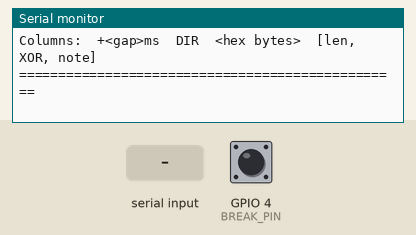
Recording of a sketch running on a simulated ESP32. Shown: the last lines printed to the serial monitor. Inputs (shaded band) come from the test bench; at power-on: GPIO 4 (BREAK_PIN) HIGH.

Above: at 1.4 s.
1.5 s: "1" received over the second serial link
At 2.5 s:
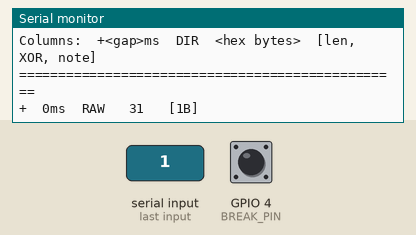
3.0 s: "0" received over the second serial link
At 3.6 s:
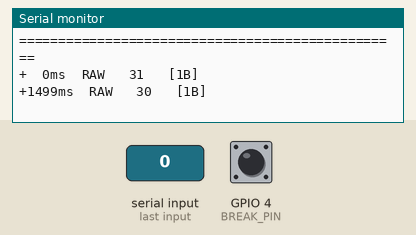
4.5 s: GPIO 4 (BREAK_PIN) pulsed LOW 2 times (0.12 s each, 0.3 s apart)
At 5.2 s:
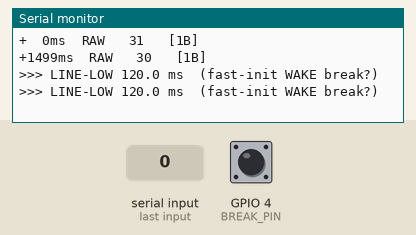

Measured:
- after the input at 1.5 s, the serial monitor: prints a new line at once (image 1)
- after the input at 3.0 s, the serial monitor: prints a new line at once (image 2)
- after the input at 4.5 s, the serial monitor: prints a new line after 0.12 s (image 3)

The sketch:

esp32_kline_sniffer.ino
```cpp
// ============================================================================
// R53 K-Line Sniffer — ESP32 passive listen-only firmware
// ----------------------------------------------------------------------------
// Eavesdrops on the single-wire K-line (OBD-II pin 7) while a *genuine* tester
// (ISTA / INPA / EDIABAS) talks to the Siemens EMS2K ECU, and prints every
// telegram — with microsecond timing — over USB serial so it can be pasted
// back for analysis.
//
// The K-line is HALF-DUPLEX: tester and ECU share one wire, so a passive tap
// sees BOTH sides. We reconstruct who-said-what from the frame's target byte.
//
// >>> LISTEN-ONLY. The ESP32 UART TX pin is NEVER wired to the bus. <<<
// Driving the line would corrupt the real tester's session. RX only.
//
// Goal: capture the cold-start INIT handshake (wake-up pulse +
// StartCommunication) and its exact timing.
//
// Board: any ESP32 dev board. No libraries required (core only).
// Front-end: conditioned K-line signal into RX_PIN (see README).
// Wire the SAME conditioned signal to BREAK_PIN too, for init-pulse timing.
// ============================================================================

#include <Arduino.h>

// --- Configuration ----------------------------------------------------------

// EMS2K live-data baud is 9600. If every capture looks like garbage hex,
// try 10400 (generic ISO9141-2 mode).
static const uint32_t KLINE_BAUD = 9600;

// USB serial back to the laptop. Keep it fast so printing never lags the bus.
static const uint32_t USB_BAUD = 500000;

// Serial2 RX. GPIO16 is the ESP32 default; check your board's silkscreen.
// TX (GPIO17) is deliberately left UNUSED and UNWIRED — passive tap only.
static const int RX_PIN = 16;
static const int TX_PIN = 17;  // not connected to the bus; declared for begin()

// Optional init-pulse timing: jumper the conditioned K-line signal to this pin
// too. A wake-up "break" is a long line-low (~25 ms for fast init; the 5-baud
// address bits are ~200 ms each). Normal data lows never exceed ~1 ms at 9600,
// so anything longer than BREAK_MIN_US is a genuine init event, not a byte.
static const bool ENABLE_BREAK_DETECT = true;
static const int  BREAK_PIN    = 4;
static const uint32_t BREAK_MIN_US = 3000;  // 3 ms — well above a data low

// A telegram is one "burst" of bytes. Within a tester request, EDIABAS paces
// bytes ~5 ms apart; between telegrams the P2/P3 gap is >=25 ms. Split bursts
// on a gap larger than this so each printed line is exactly one telegram.
static const uint32_t FRAME_GAP_US = 15000;  // 15 ms

// --- EMS2K framing constants ------------------------------------------------
static const uint8_t FMT_B8     = 0xB8;
static const uint8_t ADDR_ECU   = 0x13;  // target on a tester->ECU request
static const uint8_t ADDR_TESTER= 0xF7;  // target on an ECU->tester response

// --- Burst buffer -----------------------------------------------------------
static const size_t   BURST_MAX = 300;
static uint8_t        burst[BURST_MAX];
static size_t         burstLen = 0;
static uint32_t       burstStartUs = 0;
static uint32_t       lastByteUs   = 0;
static uint32_t       prevBurstEndUs = 0;
static bool           haveByte = false;

// --- Break detector (ISR) ---------------------------------------------------
volatile uint32_t     isrFallUs      = 0;
volatile uint32_t     isrBreakDurUs  = 0;
volatile bool         isrBreakPending= false;

void IRAM_ATTR onBreakEdge() {
  // The conditioned signal is non-inverting: bus idle = HIGH, active = LOW.
  if (digitalRead(BREAK_PIN) == LOW) {
    isrFallUs = micros();
  } else {
    uint32_t dur = micros() - isrFallUs;
    if (dur >= BREAK_MIN_US) {
      isrBreakDurUs = dur;
      isrBreakPending = true;
    }
  }
}

// --- Helpers ----------------------------------------------------------------

const char* lidName(uint8_t lid) {
  switch (lid) {
    case 0x11: return "STATUS_ANA_ENGINE2";
    case 0x12: return "STATUS_ANA_ENGINE3";
    case 0x13: return "STATUS_ANA_ENGINE4 (MAP/temps/throttle)";
    case 0x14: return "STATUS_ANA_ENGINE5 (spark/knock)";
    case 0x16: return "STATUS_ANA_ENGINE7 (MAF)";
    case 0x17: return "lambda / fuel-trim block";
    case 0x18: return "STATUS_ANA_ENGINE9 (RPM/battery/load)";
    case 0x19: return "STATUS_ANA_INJ_TIME";
    case 0x27: return "STATUS_ANA_BASE_ENGINE (torque)";
    default:   return "";
  }
}

uint8_t xorFold(const uint8_t* p, size_t n) {
  uint8_t x = 0;
  for (size_t i = 0; i < n; i++) x ^= p[i];
  return x;
}

void printHex(const uint8_t* p, size_t n) {
  for (size_t i = 0; i < n; i++) {
    if (p[i] < 0x10) Serial.print('0');
    Serial.print(p[i], HEX);
    if (i + 1 < n) Serial.print(' ');
  }
}

void flushBurst() {
  if (burstLen == 0) return;

  uint32_t gapMs = (prevBurstEndUs == 0) ? 0 : (burstStartUs - prevBurstEndUs) / 1000;

  Serial.print('+');
  if (gapMs < 100) Serial.print(' ');
  if (gapMs < 10)  Serial.print(' ');
  Serial.print(gapMs);
  Serial.print("ms  ");

  const char* dir = "????";
  const char* note = "";
  bool xorOk = false;
  char lidBuf[64] = {0};

  if (burstLen >= 5 && burst[0] == FMT_B8) {
    uint8_t tgt = burst[1];
    uint8_t len = burst[3];
    size_t  frameLen = 4 + len + 1;
    if (frameLen == burstLen) {
      xorOk = (xorFold(burst, burstLen - 1) == burst[burstLen - 1]);
    }
    if (tgt == ADDR_ECU)         dir = "REQ ";
    else if (tgt == ADDR_TESTER) dir = "RESP";

    uint8_t sid = burst[4];
    if (tgt == ADDR_ECU) {
      if (sid == 0x21 && burstLen >= 6) {
        snprintf(lidBuf, sizeof(lidBuf), "read LID 0x%02X %s", burst[5], lidName(burst[5]));
        note = lidBuf;
      } else if (sid == 0x81) {
        note = "StartCommunication";
      } else if (sid == 0x1A) {
        note = "ReadEcuIdentification";
      } else if (sid == 0x10) {
        note = "StartDiagnosticSession";
      } else if (sid == 0x27) {
        note = "SecurityAccess";
      }
    } else if (tgt == ADDR_TESTER) {
      if (sid == 0x61 && burstLen >= 6) {
        snprintf(lidBuf, sizeof(lidBuf), "block 0x%02X %s", burst[5], lidName(burst[5]));
        note = lidBuf;
      } else if (sid == 0x7F) {
        note = "NEGATIVE response";
      } else if (sid == 0xC1) {
        note = "StartCommunication +resp (keybytes follow)";
      }
    }
  } else {
    dir = "RAW ";
  }

  Serial.print(dir);
  Serial.print("  ");
  printHex(burst, burstLen);

  Serial.print("   [");
  Serial.print(burstLen);
  Serial.print("B");
  if (burst[0] == FMT_B8) Serial.print(xorOk ? " XOR-ok" : " XOR-BAD");
  if (note[0]) { Serial.print(", "); Serial.print(note); }
  Serial.println(']');

  prevBurstEndUs = lastByteUs;
  burstLen = 0;
}

void setup() {
  Serial.begin(USB_BAUD);
  delay(200);

  Serial.println();
  Serial.println("=== R53 K-Line Sniffer (passive, listen-only) ===");
  Serial.print("K-line baud: ");
  Serial.print(KLINE_BAUD);
  Serial.println(" 8N1, RX only (TX unwired).");
  Serial.println("Power this up FIRST, then start ISTA/INPA to catch the init.");
  Serial.println("Columns:  +<gap>ms  DIR  <hex bytes>  [len, XOR, note]");
  Serial.println("=================================================");

  Serial2.begin(KLINE_BAUD, SERIAL_8N1, RX_PIN, TX_PIN);

  if (ENABLE_BREAK_DETECT) {
    pinMode(BREAK_PIN, INPUT);
    attachInterrupt(digitalPinToInterrupt(BREAK_PIN), onBreakEdge, CHANGE);
  }
}

void loop() {
  uint32_t now = micros();

  if (isrBreakPending) {
    noInterrupts();
    uint32_t dur = isrBreakDurUs;
    isrBreakPending = false;
    interrupts();
    flushBurst();
    Serial.print(">>> LINE-LOW ");
    Serial.print(dur / 1000.0, 1);
    Serial.print(" ms  (");
    if (dur > 150000)      Serial.print("5-baud init bit?");
    else if (dur > 20000)  Serial.print("fast-init WAKE break?");
    else                   Serial.print("long low / gap");
    Serial.println(")");
    prevBurstEndUs = now;
  }

  while (Serial2.available()) {
    uint8_t b = (uint8_t)Serial2.read();
    now = micros();
    if (burstLen == 0) burstStartUs = now;
    if (burstLen < BURST_MAX) burst[burstLen++] = b;
    lastByteUs = now;
    haveByte = true;
  }

  if (haveByte && burstLen > 0 && (now - lastByteUs) > FRAME_GAP_US) {
    flushBurst();
    haveByte = false;
  }
}
```
